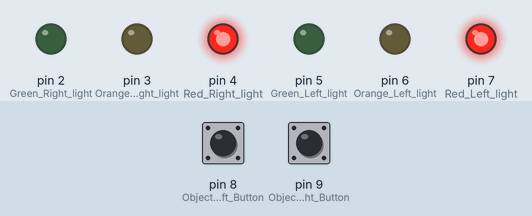
A sketch run on a simulated Arduino Uno, built with avr-gcc and run on an emulated ATmega328P. Parts: output pins drawn as LEDs (lit = HIGH). The test bench sets the inputs (shaded band); at power-on: pin 8 (Object_Left_Button) LOW, pin 9 (Object_Right_Button) LOW.

Above: at 1.2 s.
1.3 s: pin 8 (Object_Left_Button) pulled HIGH for 0.15 s
At 2.9 s:
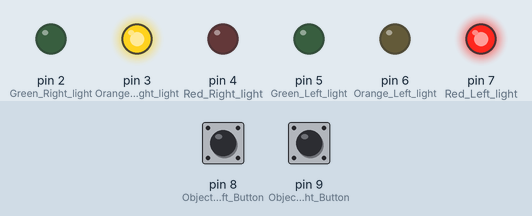
4.4 s: pin 9 (Object_Right_Button) pulled HIGH for 0.15 s
At 6.2 s:
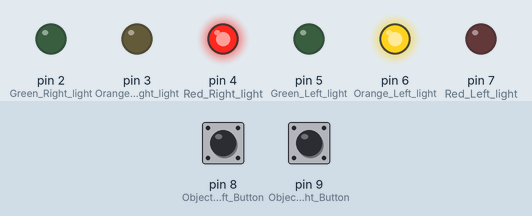
7.5 s: pin 8 (Object_Left_Button) pulled HIGH for 1 s
At 11.3 s:
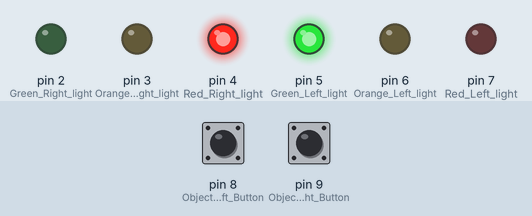
11.5 s: pin 9 (Object_Right_Button) pulled HIGH for 1 s
At 15.9 s:
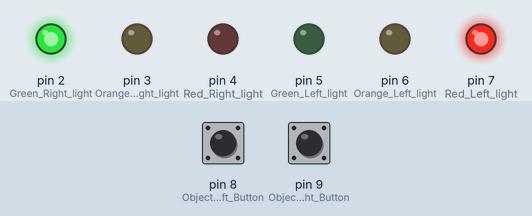
Timing chart, 0 to 16.5 s (numbered marks = the images above; inputs shaded):
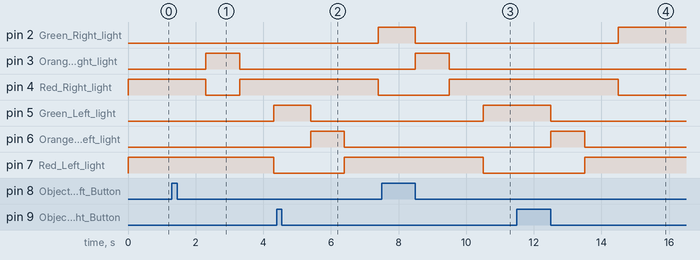

The sketch:

traffic_lights1__1_.ino
```cpp
// C++ code
//
const int Green_Right_light = 2;
const int Orange_Right_light = 3;
const int Red_Right_light = 4;
const int Object_Right_Button =9;
int ObjectPresentRight;

const int Green_Left_light = 5;
const int Orange_Left_light = 6;
const int Red_Left_light = 7;
const int Object_Left_Button = 8;
int ObjectPresentLeft;

unsigned long oldMillis = 0;
int Actie = 1;
bool Object = false;
bool GreenRight = false;
bool GreenLeft = false;

void setup()
{
  Serial.begin(9600);

  pinMode(Green_Right_light, OUTPUT);
  pinMode(Orange_Right_light, OUTPUT);
  pinMode(Red_Right_light, OUTPUT);
  pinMode(Green_Left_light, OUTPUT);
  pinMode(Orange_Left_light, OUTPUT);
  pinMode(Red_Left_light, OUTPUT);

  pinMode(Object_Right_Button, INPUT);
  pinMode(Object_Left_Button, INPUT);

  digitalWrite(Green_Right_light, LOW);
  digitalWrite(Orange_Right_light, LOW);
  digitalWrite(Red_Right_light, HIGH);

  digitalWrite(Green_Left_light, LOW);
  digitalWrite(Orange_Left_light, LOW);
  digitalWrite(Red_Left_light, HIGH);
}

void loop()
{
  Readstates();
  if (ObjectPresentRight == HIGH && GreenRight == false)
  {
    GreenRight = true;
    GreenLeft = false;
    oldMillis = millis();
    Object = true;
    Object_Right_Present();
  }
  if (ObjectPresentLeft == HIGH && GreenLeft == false)
  {
    oldMillis = millis();
    Object = true;
    GreenRight = false;
    GreenLeft = true;
    Object_Left_Present();
  }
}
void Readstates()
{
  	ObjectPresentRight = digitalRead(Object_Right_Button);
  	ObjectPresentLeft = digitalRead(Object_Left_Button);
}

void Object_Right_Present()
{
  while (Object == true)
  {
    if (millis() - oldMillis > 1000)
    {
      oldMillis = millis();
      if (Actie == 1)
      {
        //Lights on the right
        digitalWrite(Green_Right_light, LOW);
        digitalWrite(Orange_Right_light, LOW);
        digitalWrite(Red_Right_light, HIGH);
        //Lights on the left
        digitalWrite(Green_Left_light, LOW);
        digitalWrite(Orange_Left_light, HIGH);
        digitalWrite(Red_Left_light, LOW);
        Actie = 2;
      }
      else if (Actie == 2)
      {
        //Lights on the right
        digitalWrite(Green_Right_light, LOW);
        digitalWrite(Orange_Right_light, LOW);
        digitalWrite(Red_Right_light, HIGH);
        //Lights on the left
        digitalWrite(Green_Left_light, LOW);
        digitalWrite(Orange_Left_light, LOW);
        digitalWrite(Red_Left_light, HIGH);
        Actie = 3;
      }
      else if (Actie == 3)
      {
        //Lights on the right
        digitalWrite(Green_Right_light, HIGH);
        digitalWrite(Orange_Right_light, LOW);
        digitalWrite(Red_Right_light, LOW);
        //Lights on the left
        digitalWrite(Green_Left_light, LOW);
        digitalWrite(Orange_Left_light, LOW);
        digitalWrite(Red_Left_light, HIGH);

        Object = false;
        Actie = 1;
      }
    }
  }
}

void Object_Left_Present()
{
  while (Object == true)
  {
    if (millis() - oldMillis > 1000)
    {
      oldMillis = millis();
      if (Actie == 1)
      {
        //Lights on the right
        digitalWrite(Green_Right_light, LOW);
        digitalWrite(Orange_Right_light, HIGH);
        digitalWrite(Red_Right_light, LOW);
        //Lights on the left
        digitalWrite(Green_Left_light, LOW);
        digitalWrite(Orange_Left_light, LOW);
        digitalWrite(Red_Left_light, HIGH);
        Actie = 2;
      }
      else if (Actie == 2)
      {
        //Lights on the right
        digitalWrite(Green_Right_light, LOW);
        digitalWrite(Orange_Right_light, LOW);
        digitalWrite(Red_Right_light, HIGH);
        //Lights on the left
        digitalWrite(Green_Left_light, LOW);
        digitalWrite(Orange_Left_light, LOW);
        digitalWrite(Red_Left_light, HIGH);
        Actie = 3;
      }
      else if (Actie == 3)
      {
        //Lights on the right
        digitalWrite(Green_Right_light, LOW);
        digitalWrite(Orange_Right_light, LOW);
        digitalWrite(Red_Right_light, HIGH);
        //Lights on the left
        digitalWrite(Green_Left_light, HIGH);
        digitalWrite(Orange_Left_light, LOW);
        digitalWrite(Red_Left_light, LOW);

        Object = false;
        Actie = 1;
      }
    }
  }
}
```

Measured:
- after the input at 1.3 s, pin 3 (Orange_Right_light): LOW → HIGH after 1.0 s, → LOW 1.0 s later; pin 4 (Red_Right_light): HIGH → LOW after 1.0 s, → HIGH 1.0 s later; pin 5 (Green_Left_light): LOW → HIGH after 3.0 s; pin 7 (Red_Left_light): HIGH → LOW after 3.0 s
- after the input at 4.4 s, pin 2 (Green_Right_light): LOW → HIGH after 3.0 s; pin 4 (Red_Right_light): HIGH → LOW after 3.0 s; pin 5 (Green_Left_light): HIGH → LOW after 1.0 s; pin 6 (Orange_Left_light): LOW → HIGH after 1.0 s, → LOW 1.0 s later; pin 7 (Red_Left_light): LOW → HIGH after 2.0 s
- after the input at 7.5 s, pin 2 (Green_Right_light): HIGH → LOW after 1.0 s; pin 3 (Orange_Right_light): LOW → HIGH after 1.0 s, → LOW 1.0 s later; pin 4 (Red_Right_light): LOW → HIGH after 2.0 s; pin 5 (Green_Left_light): LOW → HIGH after 3.0 s; pin 7 (Red_Left_light): HIGH → LOW after 3.0 s
- after the input at 11.5 s, pin 2 (Green_Right_light): LOW → HIGH after 3.0 s; pin 4 (Red_Right_light): HIGH → LOW after 3.0 s; pin 5 (Green_Left_light): HIGH → LOW after 1.0 s; pin 6 (Orange_Left_light): LOW → HIGH after 1.0 s, → LOW 1.0 s later; pin 7 (Red_Left_light): LOW → HIGH after 2.0 s
